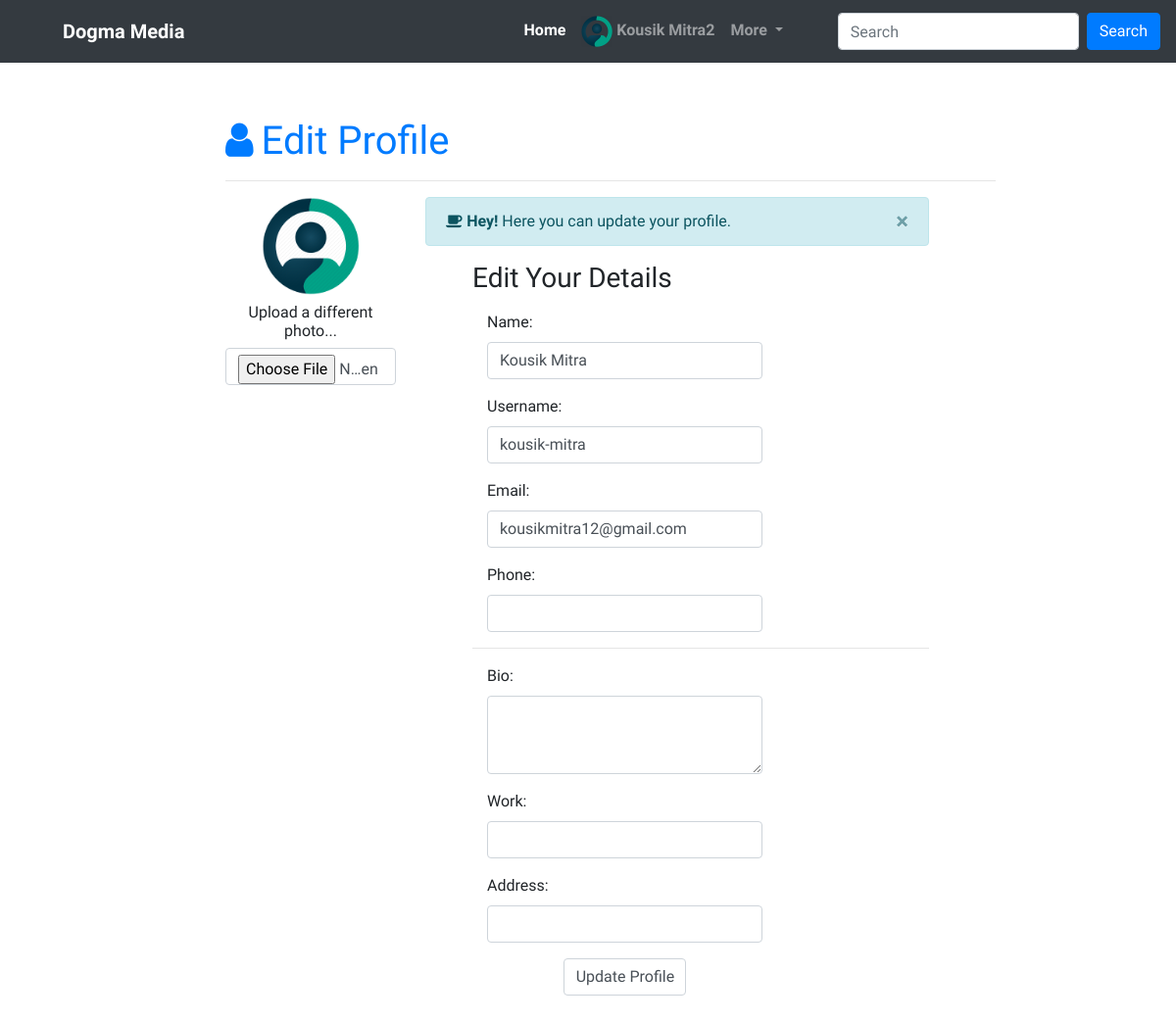
Before: /edit_profile.php (signed in) with the older database file.
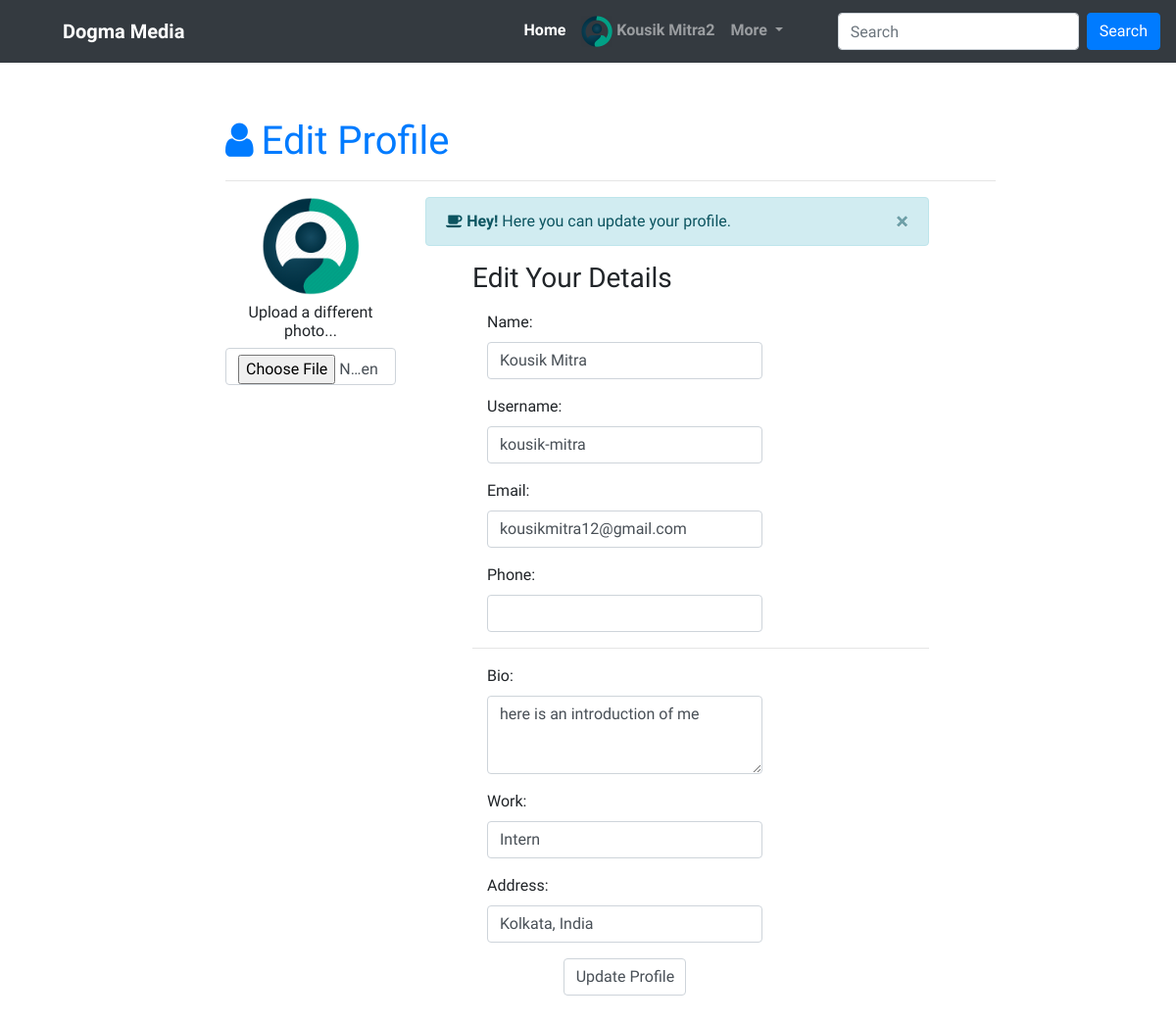
After: the same page with the newer database file.
### tables this page shows
CREATE TABLE `profiles` (
  `id` int(11) NOT NULL,
  `users_id` int(11) NOT NULL,
  `bio` text DEFAULT NULL,
  `works` varchar(200) DEFAULT NULL,
  `address` text DEFAULT NULL,
  `phone` varchar(10) DEFAULT NULL,
  `dob` date DEFAULT NULL,
  `followers` int(11) NOT NULL DEFAULT 0,
  `following` int(11) NOT NULL DEFAULT 0,
  `profile_photo` text DEFAULT './profile_images/profile-icon.png'
);

CREATE TABLE `users` (
  `id` int(11) NOT NULL,
  `username` varchar(30) NOT NULL,
  `name` varchar(50) NOT NULL,
  `email` varchar(50) NOT NULL,
  `password` varchar(200) NOT NULL,
  `verified` tinyint(1) NOT NULL DEFAULT 0,
  `reg_time` timestamp NOT NULL DEFAULT current_timestamp()
);

### includes/functions.php (called while the page is built, shortened)
<?php
  function get_dir_url()
  {
    $url = $_SERVER['REQUEST_URI'];
    $parts = explode('/',$url);
    $dir = $_SERVER['SERVER_NAME'];
    for ($i = 0; $i < count($parts) - 1; $i++) {
     $dir .= $parts[$i] . "/";
    }
    return "http://".$dir;
  }
?>

### edit_profile.php (the view, shortened to what this page needs)
<?php
require_once "./includes/functions.php";
require_once "./database/dbconnection.php";
if (!empty($_SESSION['user_id'])) {
    $user_id = $_SESSION['user_id'];
    $sql = "SELECT users.username AS 'USERNAME', users.name AS 'NAME', users.email AS 'EMAIL', profiles.dob AS 'DOB', profiles.phone AS 'PHONE', profiles.profile_photo AS 'PROFILE_PHOTO', profiles.bio AS 'BIO', profiles.works AS 'WORKS', profiles.address AS 'ADDRESS', profiles.followers AS 'FOLLOWERS', profiles.following AS 'FOLLOWING' FROM users, profiles WHERE users.id = profiles.users_id AND users.id = {$user_id};";
    $user_result = $conn->query($sql);
    if ($user_result->num_rows != 1) {
        header('location:./info.php');
    } else {
        $user_info = $user_result->fetch_assoc();
        $username = $user_info['USERNAME'];
        $name = $user_info['NAME'];
        $email = $user_info['EMAIL'];
        $phone = $user_info['PHONE'];
        $profile_photo = $user_info['PROFILE_PHOTO'];
        $bio = $user_info['BIO'];
        $works = $user_info['WORKS'];
        $address = $user_info['ADDRESS'];
    }
}
?>
<!DOCTYPE html>
<html lang="en">
<head>
    <?php require_once "./includes/links.php" ?>
</head>
<body>
    <div class="container-main">
        <?php include_once "./includes/header.php"; ?>
        <div class="main" style="margin-top:15vh;">
            <div class="container-fluid">
                <div class="row">
                    <div class="col-9 offset-2">
                        <div class="container bootstrap snippet">
                            <h1 class="text-primary"><i class="fa fa-user mr-2"></i>Edit Profile</h1>
                            <hr>
                            <div class="row">
                                <div class="col-md-3">
                                    <div class="text-center">
                                        <img src="<?php echo get_dir_url() . "profile_images/" . $profile_photo; ?>" width="100" class="img-circle rounded-circle mb-2" alt="avatar">
                                        <h6>Upload a different photo...</h6>
                                        <form role="form" action="./edit_profile_script.php" method="post" enctype="multipart/form-data">
                                            <input type="file" class="form-control">
                                    </div>
                                </div>
                                <div class="col-md-8 personal-info">
                                    <div class="alert alert-info alert-dismissable">
                                        <a class="panel-close close pointer-event" style="cursor:pointer;" data-dismiss="alert">×</a>
                                        <i class="fa fa-coffee"></i>
                                        <strong>Hey!</strong> Here you can update your profile.
                                    </div>
                                    <h3 class="my-3 ml-5">Edit Your Details</h3>
                                    <div class="form-horizontal ml-5">
                                        <div class="form-group">
                                            <label class="col-lg-3 control-label">Name:</label>
                                            <div class="col-lg-8">
                                                <input class="form-control" type="text" name="name" value="<?php echo $name; ?>">
                                            </div>
                                        </div>
                                        <div class="form-group">
                                            <label class="col-lg-3 control-label">Username:</label>
                                            <div class="col-lg-8">
                                                <input class="form-control" type="text" name="username" value="<?php echo $username; ?>">
                                            </div>
                                        </div>
                                        <div class="form-group">
                                            <label class="col-lg-3 control-label">Email:</label>
                                            <div class="col-lg-8">
                                                <input class="form-control" type="email" name="email" value="<?php echo $email; ?>">
                                            </div>
                                        </div>
                                        <div class="form-group">
                                            <label class="col-lg-3 control-label">Phone:</label>
                                            <div class="col-lg-8">
                                                <input class="form-control" type="text" name="phone" value="<?php echo $phone; ?>">
                                            </div>
                                        </div>
                                        <hr>
                                        <div class="form-group">
                                            <label class="col-lg-3 control-label">Bio:</label>
                                            <div class="col-lg-8">
                                                <textarea style="height:10vh; max-height:10vh; min-height:10vh;" class="form-control" name="bio"><?php echo $bio; ?></textarea>
                                            </div>
                                        </div>
                                        <div class="form-group">
                                            <label class="col-lg-3 control-label">Work:</label>
                                            <div class="col-lg-8">
                                                <input class="form-control" type="text" name="works" value="<?php echo $works; ?>">
                                            </div>
                                        </div>
                                        <div class="form-group">
                                            <label class="col-lg-3 control-label">Address:</label>
                                            <div class="col-lg-8">
                                                <input class="form-control" type="text" name="address" value="<?php echo $address; ?>">
                                            </div>
                                        </div>
                                        <div class="form-group">
                                            <div class="col-lg-4 offset-2 mb-5">
                                                <input class="form-control" type="submit" name="address" value="Update Profile">
                                            </div>
                                        </div>
                                    </div>
                                </div>
                            </div>
                        </div>
                    </div>
                </div>
            </div>
        </div>
    </div>
</body>
</html>

### includes/links.php (shortened to what this page needs)
<link rel="stylesheet" href="./css/style.css">
    <link rel="stylesheet" href="https://cdnjs.cloudflare.com/ajax/libs/font-awesome/4.7.0/css/font-awesome.min.css">
    <link rel="stylesheet" href="https://maxcdn.bootstrapcdn.com/bootstrap/4.3.1/css/bootstrap.min.css">

### includes/header.php (shortened to what this page needs)
<div class="header-section fixed-top">
    <nav class="navbar navbar-expand-lg navbar-dark bg-dark">
        <a class="navbar-brand mx-5 font-weight-bolder" href="./home.php">Dogma Media</a>
        <div class="collapse navbar-collapse" id="navbarSupportedContent">
            <ul class="navbar-nav ml-auto mr-5 d-flex align-items-baseline">
                <li class="nav-item active">
                    <a class="nav-link font-weight-bold" href="./home.php">Home <span class="sr-only">(current)</span></a>
                </li>
                <li class="nav-item">
                    <?php
                    $sql = "SELECT users.id AS 'USERID', users.username AS 'USERNAME', users.name AS 'NAME', profiles.profile_photo AS 'PROFILE_PHOTO' FROM users, profiles WHERE users.id = profiles.users_id AND users.id={$_SESSION['user_id']};";
                    $myprofile_info = $conn->query($sql);
                    $myprofile_info = $myprofile_info->fetch_assoc();
                    ?>
                    <a class="nav-link font-weight-bold" href="<?php echo "./profile.php?user_id=".$myprofile_info['USERID'] ?>">
                        <img src="<?php echo $myprofile_info['PROFILE_PHOTO'] ?>" class="profile-icon" alt=""> <?php echo $myprofile_info['NAME']; echo $_SESSION['user_id']; ?>
                    </a>
                </li>
                <li class="nav-item dropdown">
                    <a class="nav-link dropdown-toggle font-weight-bold" href="#" id="navbarDropdown" role="button" data-toggle="dropdown" aria-haspopup="true" aria-expanded="false">
                        More
                    </a>
                </li>
            </ul>
            <form class="form-inline my-2 my-lg-0">
                <input class="form-control mr-sm-2" type="search" placeholder="Search" aria-label="Search">
                <button class="btn btn-primary my-2 my-sm-0" type="submit">Search</button>
            </form>
        </div>
    </nav>
</div>

### css/style.css (style rules this page uses)
body { font-family: 'Comfortaa', cursive !important; }
.main { padding-left: 1%; padding-right: 5%; }
textarea { height: 20vh; min-height: 20vh; max-height: 20vh; }
.profile-icon { height: 2rem; width: 2rem }
input[type="file"] { display: block; }

Changed rows visible on the page:
changed profiles "Kousik Mitra": bio (not shown) → "here is an introduction of me"; works (not shown) → "Intern"; address (not shown) → "Kolkata, India"
